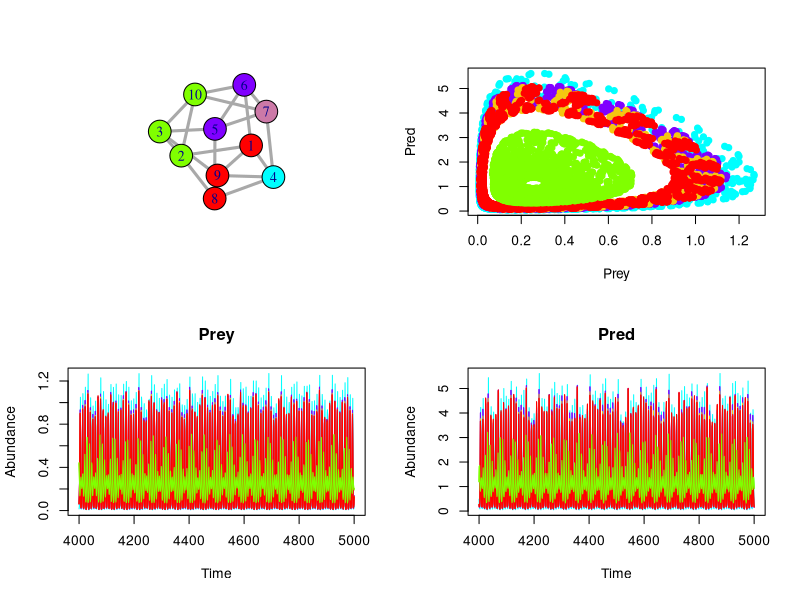

This chart was generated by the following R code:

library(deSolve)
library(igraph)

#Model function: Non-dimensional Rosenzweig MacArthur; Predator-Prey

Model_Equation = function(t,x,parms=NULL,patch,r,m.e,dh,dp,ei,d){
  
  time = t
  
  x[x<0]=0
  
  
  seq(from=1,to=patch*2,by=2)
  
  hi = matrix(x[seq(from=1,to=(patch*2-1),by=2)],nrow=patch,ncol=patch,byrow = TRUE)
  
  p.i = matrix(x[seq(from=2,to=patch*2,by=2)],nrow=patch,ncol=patch,byrow = TRUE)
  
  hi[hi<0]=0
  
  p.i[p.i<0]=0
  
  m.e = matrix(m.e, nrow = patch, ncol = patch)
  
  dH = hi[1,]*(1-r*hi[1,])-(p.i[1,]*hi[1,])/(1+hi[1,])+dh*rowSums(m.e*hi)
  
  dP = (ei*p.i[1,]*hi[1,])/(1+hi[1,])-d*p.i[1,]+dp*rowSums(m.e*p.i)
  
  
  res = c(rbind(dH,dP))
  list(res)
  
}

#Set equation parameters

    #predator conversion efficiency
    ei = 5
    
    #prey growth
    r = .3
    
    #predator mortality
    d = 1
    
    #prey dispersal
    dh = .018
    
    #predator dispersal
    dp = .018
    
    #number of patches
    patch = 10
    
    #calculate equilibrium values
    hhat = d/(ei-d)
    phat = (1+hhat)*(1-r*hhat)

#set simulation parameters

    #length of simulation
    sim.length = 5000
    
    #variability of initial conditions
    P = .05

#Generate random network
    
    #k.regular.game(#patches,#connections per patch) -> generate regular graphs
    NM = k.regular.game(patch,4)
    
    A = get.adjacency(NM,sparse=FALSE)
         
    dimnames(A)=NULL
    
    E = matrix(0,nrow = patch,ncol=patch)
    
    diag(E)=rowSums(A)
    
    m.e = A-E
    
    dimnames(m.e)=NULL
    
#Perturb starting densities
    
    hini = runif(patch,(hhat-P*hhat),(hhat+P*hhat))
    pini = runif(patch,(phat-P*phat),(phat+P*phat))

#Simulation

    t.ana = seq(from=1,to=sim.length,by=1)
  
    xstart = c(rbind(hini,pini))
  
    sim.ana = as.data.frame(lsoda(xstart,t.ana,parms = NULL, Model_Equation, rtol = 1e-6, atol = 1e-6,
                                jacfunc = NULL, jactype = "fullint", rootfunc = NULL,
                                verbose = FALSE, nroot = 0, tcrit = NULL,
                                hmin = 0, hmax = NULL, hini = 0, ynames = TRUE,
                                maxordn = 12, maxords = 5, bandup = NULL, banddown = NULL,
                                maxsteps = 10000, dllname = NULL, initfunc = NULL,
                                initpar = parms, rpar = NULL, ipar = NULL, nout = 0,
                                outnames = NULL, forcings = NULL, initforc = NULL,
                                fcontrol = NULL, events = NULL, lags = NULL,
                                patch,r,m.e,dh,dp,ei,d))[,-1]
    
    prey = sim.ana[,seq(1,ncol(sim.ana),by=2)]
    pred = sim.ana[,seq(2,ncol(sim.ana),by=2)]

#measure variability
    prey.var.total = sd(unlist(prey[(sim.length-1000:sim.length),]))/mean(unlist(prey[(sim.length-1000:sim.length),]))
    prey.var.patch = apply(prey[(sim.length-1000:sim.length),],2,sd)/apply(prey[(sim.length-1000:sim.length),],2,mean)
    
    pred.var.total = sd(unlist(pred[(sim.length-1000:sim.length),]))/mean(unlist(pred[(sim.length-1000:sim.length),]))
    pred.var.patch = apply(pred[(sim.length-1000:sim.length),],2,sd)/apply(pred[(sim.length-1000:sim.length),],2,mean)
    
#find time to equilibrium
    
    S.star = sim.ana[nrow(sim.ana),]
    
    s.find = 1
    s.test = 1
    
    phase.pos = NULL
    
    Last.period = as.numeric(seq(0,0,length.out=patch))
    
    N.period = as.numeric(seq(0,0,length.out=patch))
    
    Period.p = matrix(NA,nrow = patch,ncol=8000)
    
    Z.i = matrix(NA,nrow = patch,ncol=8000)
    
    p.trans = as.numeric(seq(0,0,length.out=patch))
    
    phase.pos = rbind(phase.pos,as.numeric(hhat*sim.ana[1,seq(from=2,to=(patch*2),by=2)]-phat*sim.ana[1,seq(from=1,to=(patch*2-1),by=2)]))
    phase.pos = rbind(phase.pos,as.numeric(hhat*sim.ana[2,seq(from=2,to=(patch*2),by=2)]-phat*sim.ana[2,seq(from=1,to=(patch*2-1),by=2)]))
    
    is.d = 3
    set = FALSE
    while(is.d<=nrow(sim.ana)){
      
      phase.pos = rbind(phase.pos,as.numeric(hhat*sim.ana[is.d,seq(from=2,to=(patch*2),by=2)]-phat*sim.ana[is.d,seq(from=1,to=(patch*2-1),by=2)]))
      
      ip =1
      while(ip<=patch){
        
        if(phase.pos[is.d,ip]>0&phase.pos[is.d-1,ip]<0){
          
          N.period[ip] = N.period[ip]+1
          
          Period.p[ip,N.period[ip]] = is.d-Last.period[ip]
          
          Last.period[ip] = is.d
          
        }
        
        ip=ip+1 
      }
      
      is.d = is.d+1
    }
    
    sinc = function(x,M=150,fc=.05,alpha=.167){
      
      h=NULL
      
      i.seq = seq(0,M)
      
      i=1
      while(i<=length(i.seq)){
        if(i.seq[i]==(M/2)){
          h=c(h,2*pi*fc)}else{
            h=c(h,((sin(2*pi*fc*(i.seq[i]-M/2)))/(i.seq[i]-(M/2)))*(.42-.5*cos((2*pi*i.seq[i])/M)+.08*cos((4*pi*i.seq[i])/M)))
          }
        i=i+1
      }
      
      h=h/sum(h)
      
      h.full = h
      
      h = NULL  
      y=NULL
      j=1
      while(j<=length(x)){
        
        
        h = h.full
        
        
        y=c(y,0)
        i=1
        while(i<=j&i<=M+1){
          
          y[j]=y[j]+x[j-i+1]*h[i]
          
          i=i+1
        }
        
        j=j+1 
      }
      
      y
    }
    
    ip=1
    while(ip<=patch){
      
      Obs.int = N.period[ip] - .167*N.period[ip]
      
      Z.raw = sinc(Period.p[ip,1:N.period[ip]])
      
      Z.alpha.mean = mean(Z.raw[Obs.int:N.period[ip]])
      
      Z.i[ip,1:N.period[ip]] = Z.raw - Z.alpha.mean
      
      ip=ip+1
    }
    
    "%!in%" <- function(x,table) match(x,table, nomatch = 0) == 0
    
    iz = 1
    while(iz<=patch){
      
      iz2 = 1
      while(iz2<=2000){
        
        if(FALSE%!in%(abs(na.omit(Z.i[iz,iz2:2000]))<.1)){
          p.trans[iz]=sum(na.omit(Period.p[iz,1:(iz2-1)]))
          break
        }
        
        iz2 = iz2+1
      }
      
      iz=iz+1
    }

    trans.length.patch = p.trans
    
    p.trans = sort(p.trans)
    
    trans.length.total = p.trans[8]
    
#find number of synchronized clusters    
    is.p = 1
    cluster.test = NULL
    while(is.p<=patch)
    {
      cluster.test = cbind(cluster.test,prey[(sim.length-50):sim.length,is.p])
      
      is.p=is.p+1
    }
    
    cluster.test = as.matrix(prey[(sim.length-50):sim.length,])
    
    cluster.cor = cor(cluster.test)
    
    cluster.id = seq(from=1,to=patch)
    patch.cluster = seq(from=1,to=patch)
    
    is.c.max = 1
    while(is.c.max<=length(cluster.id)){
      is.c = is.c.max+1
      n.cluster = is.c.max
      c.cache = cluster.id
      while(is.c<=patch){
        
        if(cluster.cor[c.cache[is.c.max],is.c]>.999){
          cluster.id = cluster.id[!cluster.id==is.c]
          patch.cluster[is.c]=c.cache[is.c.max]
        }
        
        is.c=is.c+1
      }
      is.c.max=is.c.max+1
    }
    
    unq.clust.ids = unique(patch.cluster)
    
    i.clust = 1
    while(i.clust<=length(unq.clust.ids))
    {
      
      patch.cluster[patch.cluster==unq.clust.ids[i.clust]] = i.clust
      
      i.clust=i.clust+1
    }
    
#Output
        
#set up plotting
    
    start.time = sim.length-1000
    
    cols = rainbow(n.cluster)
    
    patch.cols = seq(from=1,to=patch)
    
    i.clust = 1
    while(i.clust<=n.cluster)
    {
      patch.cols[patch.cluster==i.clust] = cols[i.clust]
      
      i.clust = i.clust+1
    }
    
    par(mfrow=c(2,2))
    
#plot network structure
    
    plot.igraph(NM,vertex.color=patch.cols,vertex.size=40,edge.width=3)
    
#plot pred abundance vs prey abundance
    
    plot(prey[start.time:sim.length,1],pred[start.time:sim.length,1],pch=19,col=patch.cols[1],xlim=c(min(prey[start.time:sim.length,]),max(prey[start.time:sim.length,])),ylim=c(min(pred[start.time:sim.length,]),max(pred[start.time:sim.length,])),ylab="Pred",xlab="Prey")
    
    i = 2
    while(i<=ncol(pred)){
      
      points(prey[start.time:sim.length,i],pred[start.time:sim.length,i],col=patch.cols[i],pch=19)  
      
      i=i+1
    }
    
#plot prey abundance vs time
    
    plot(seq(start.time,sim.length),prey[start.time:sim.length,1],type="l",col=patch.cols[1],ylim=c(min(prey[start.time:sim.length,]),max(prey[start.time:sim.length,])),ylab="Abundance",xlab="Time",main="Prey")
    
    i = 2
    while(i<=ncol(prey)){
      
      lines(seq(start.time,sim.length),prey[start.time:sim.length,i],col=patch.cols[i])  
      
      i=i+1
    }
    
#plot pred abundance vs time
    
    plot(seq(start.time,sim.length),pred[start.time:sim.length,1],type="l",col=patch.cols[1],ylim=c(min(pred[start.time:sim.length,]),max(pred[start.time:sim.length,])),ylab="Abundance",xlab="Time",main="Pred")
    
    i = 2
    while(i<=ncol(pred)){
      
      lines(seq(start.time,sim.length),pred[start.time:sim.length,i],col=patch.cols[i])  
      
      i=i+1
    }
    
#Summary Data
    
    Total.Summary = c(prey.var.total,pred.var.total,trans.length.total,n.cluster)
    
    Patch.Summary = cbind(prey.var.patch,pred.var.patch,trans.length.patch,patch.cluster)
